Frame 1 (no input): blank canvas, image omitted
Frame 60 (no input): blank canvas, image omitted
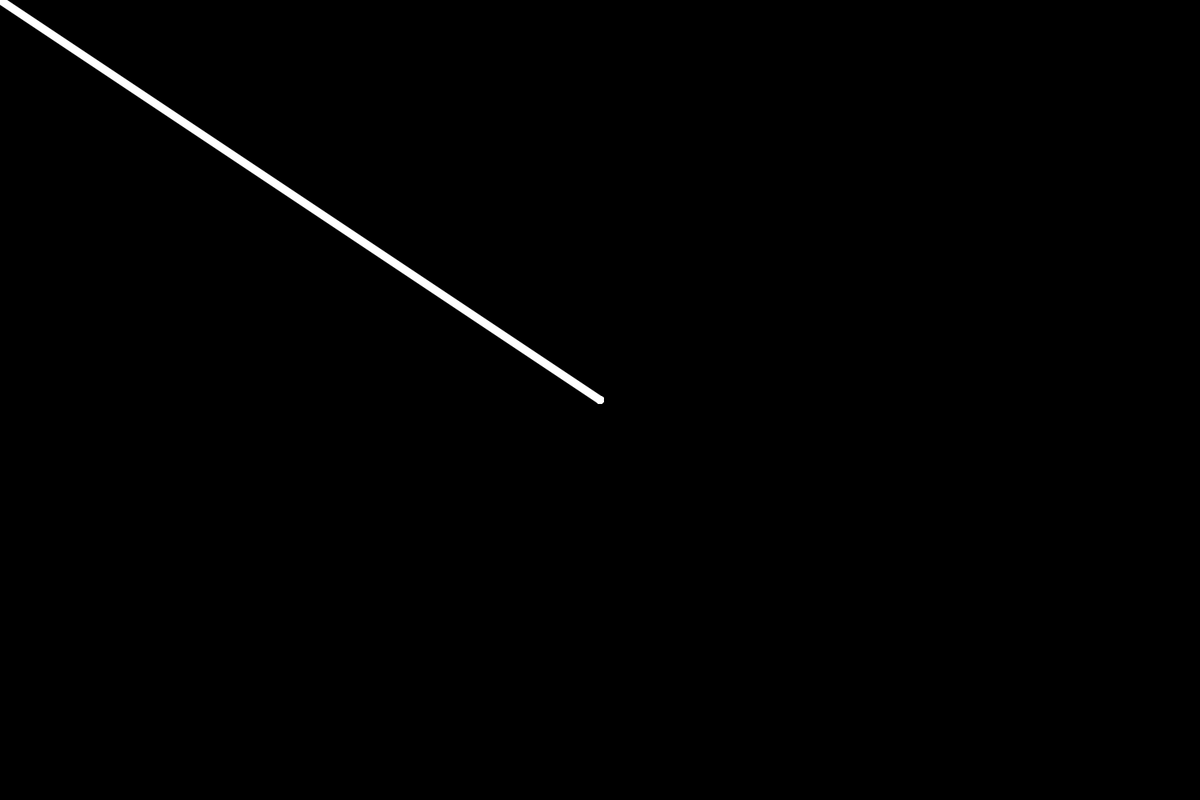
Frame 120 (the mouse pressed at the canvas centre since frame 60)

The p5.js sketch whose frames 1 and 60 were blank and that drew this single picture after the mouse press (run headless with seeded random() and noise() and a simulated clock; from frame 60 on, the mouse is pressed at the canvas centre):

// p5.js sketch
// ── sketch.js
/*
 * @name Continous Lines
 * @description Click and drag the mouse to draw a line.
 */
function setup() {
  createCanvas(1500, 1000);
  background(0);
}



function draw() {
  stroke(255);
  strokeWeight(10);
  if (mouseIsPressed === true) {
    line(mouseX, mouseY, pmouseX, pmouseY);
  }
}
